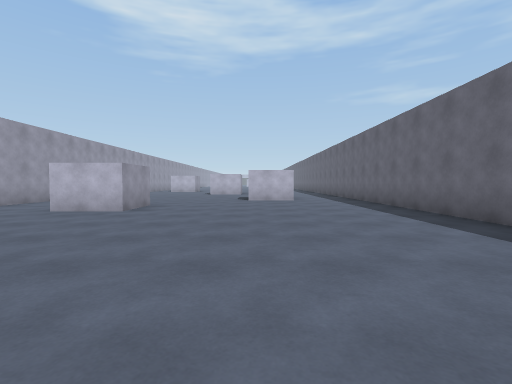
[1] (above)

16 first-person views from a walk through a Unity game level. The camera is 1.2 m above the floor, tilts 2° down and sees 85° across. The floor is counted in squares, 2 m on a side. Each view is taken from the middle of a square. On the plan, view 1 faces up. The plan holds only what a view shows up to about 9 squares ahead; the rest is blank. The place goes on beyond the plan. The player character is not drawn.

[2]
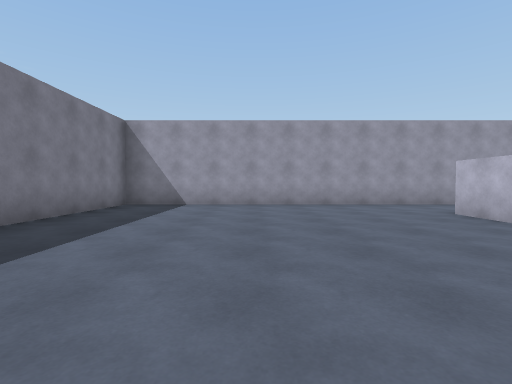

[3]
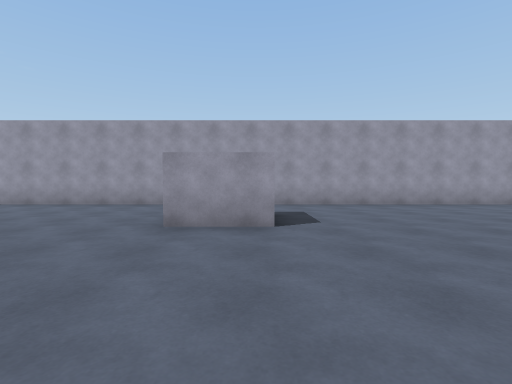

[4]
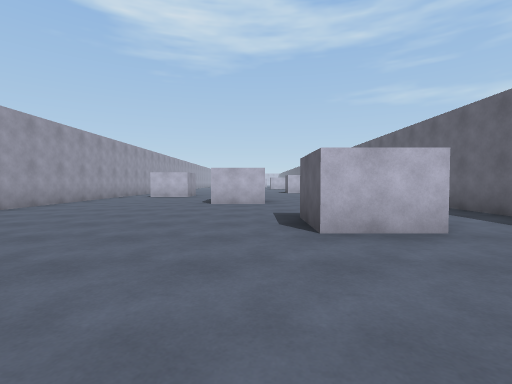

[5]
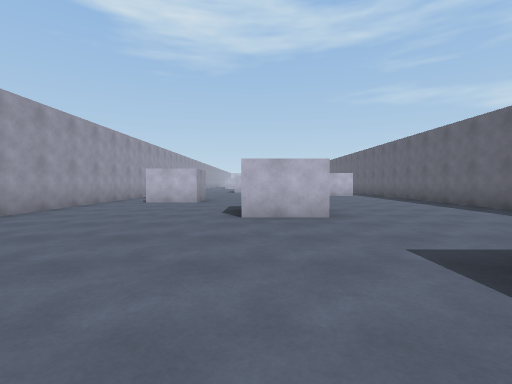

[6]
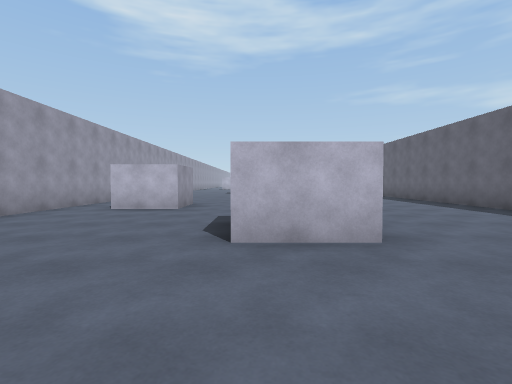

[7]
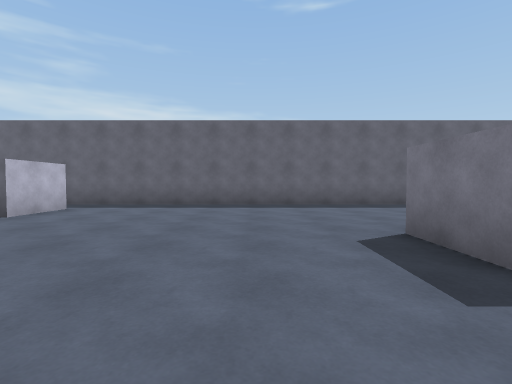

[8]
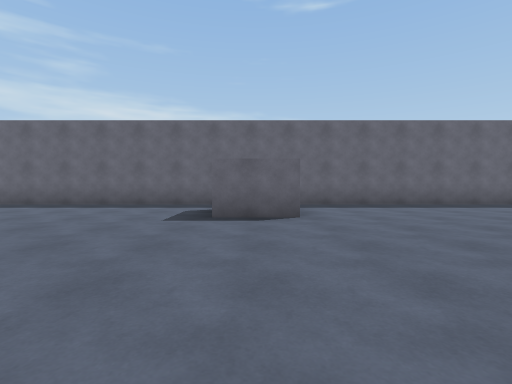

[9]
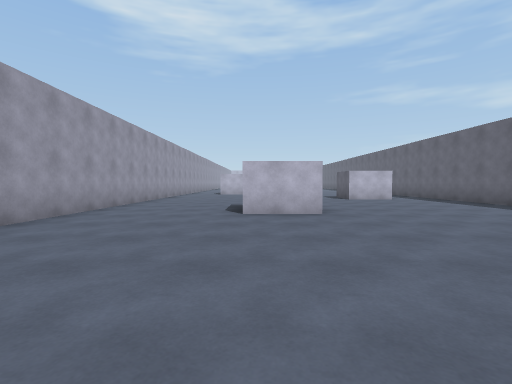

[10]
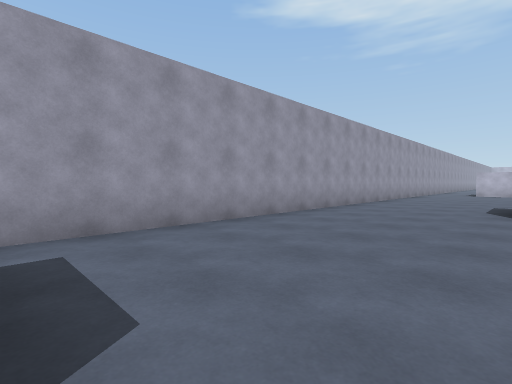

[11]
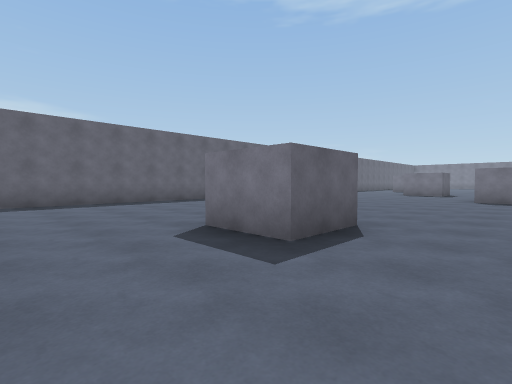

[12]
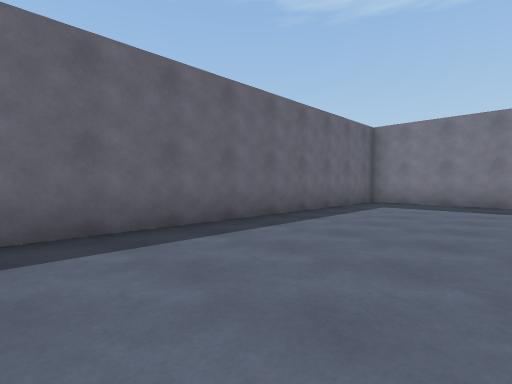

[13]
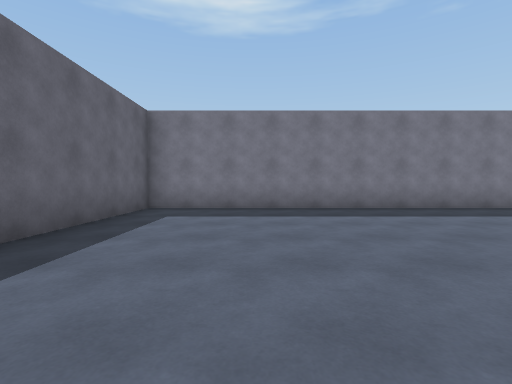

[14]
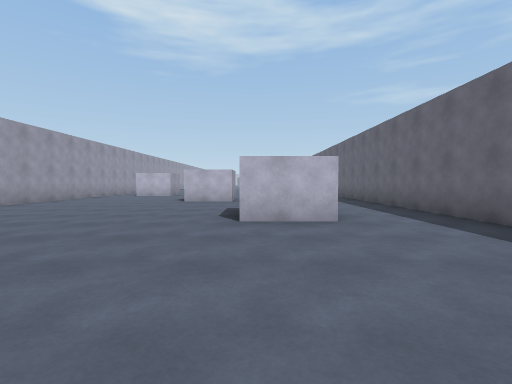

[15]
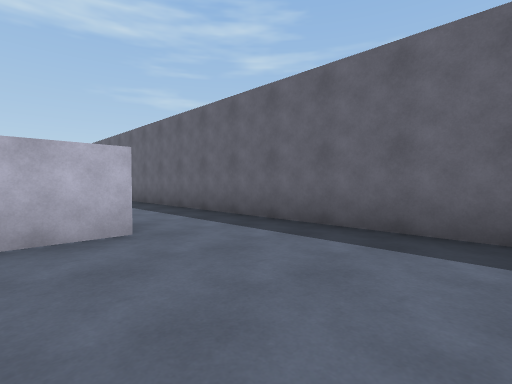

[16]
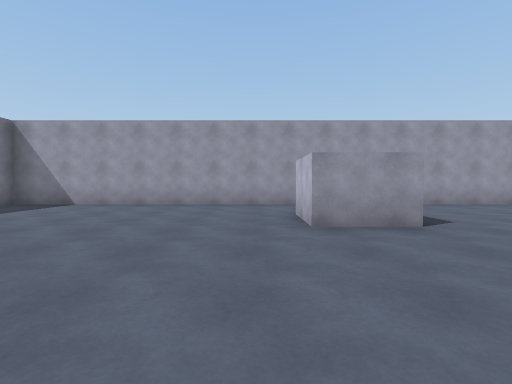

### Floor plan
Points are (right, up) in squares from view 1. A wall is a line through its corners. A room is listed if a view was taken in it or the views show most of it. See-through windows are left out.
Room 1 (views 1, 2, 3, 4, 5, 6, 7, 8, 9, 10, 11, 12, 13, 14, 15, 16)
walls: (-0.6, 13.7) (-2.2, 13.7); (-2.1, 15.2) (-0.8, 15.2); (1.4, 9.2) (-0.2, 9.2) (-0.2, 10.8); (-2.7, 7.4) (-2.7, 5.8) (-4.2, 5.8); (-4.6, 18.7) (-3.7, 18.7) (-3.7, 17.2) (-5.2, 17.2); (2.2, 21.2) (0.7, 21.2) (0.7, 22.8); (-1.6, 25.2) (-3.3, 25.2) (-3.3, 26.7) (-1.8, 26.7); (-6.5, 29) (-6.5, -1.5) (3.5, -1.5) (3.5, 29)

Positions as (right, up) in squares from view 1, and headings:
1: (0, 0), facing up
2: (1, 2), facing left
3: (1, 7), facing left
4: (-1, 6), facing up
5: (-2, 9), facing up
6: (-2, 11), facing up
7: (-4, 17), facing right
8: (-4, 22), facing right
9: (-3, 20), facing up
10: (-3, 19), facing up-left
11: (-5, 29), facing down-right
12: (0, 7), facing down-right
13: (1, 5), facing down
14: (0, 5), facing up
15: (0, 6), facing up-right
16: (1, 5), facing left
